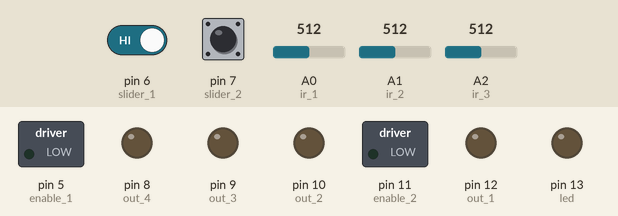
A sketch run on a simulated Arduino Uno, built with avr-gcc and run on an emulated ATmega328P. Shown: switched loads named in the sketch (green lamp = pin HIGH), output pins drawn as LEDs (lit = HIGH). The inputs (shaded band) are chosen by the test bench; at power-on: pin 7 (slider_2) HIGH, A0 (ir_1) = 512, A2 (ir_3) = 512, pin 6 (slider_1) HIGH, A1 (ir_2) = 512.

Above: at 0.8 s.
0.9 s: pin 7 (slider_2) pulsed LOW 2 times (0.12 s each, 0.3 s apart)
At 2.6 s:
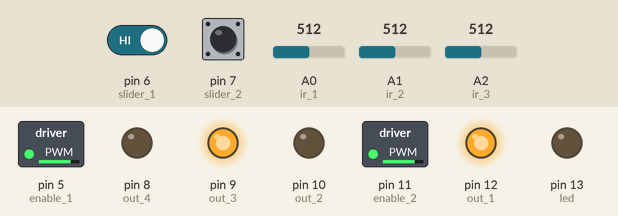
3.0 s: A0 (ir_1) set to 900
At 3.3 s:
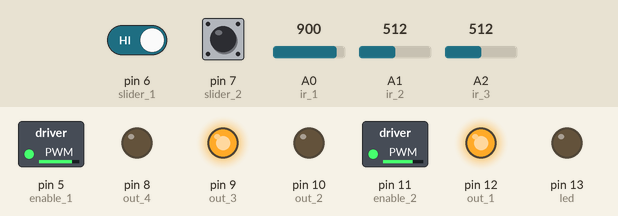
4.5 s: A0 (ir_1) set to 306
At 5.6 s:
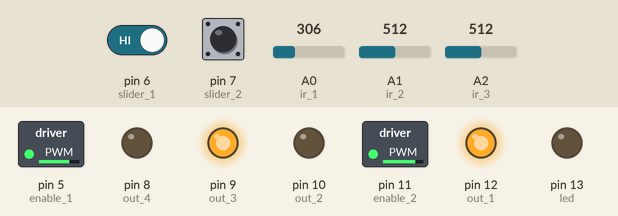
6.0 s: A2 (ir_3) set to 490
At 6.7 s:
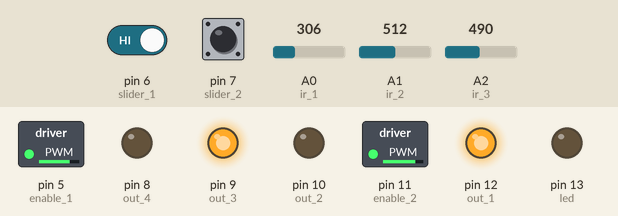
7.5 s: pin 7 (slider_2) driven LOW
At 7.8 s:
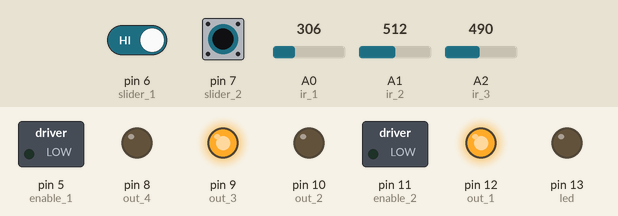
9.0 s: pin 7 (slider_2) driven HIGH
At 10.2 s:
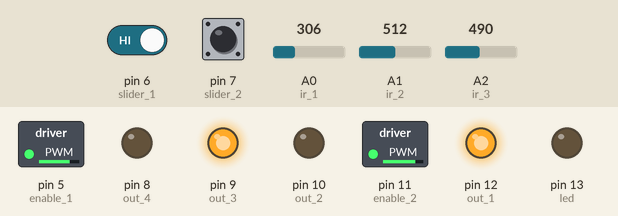
Timing chart, 0 to 11.5 s (numbered marks = the images above; inputs shaded):
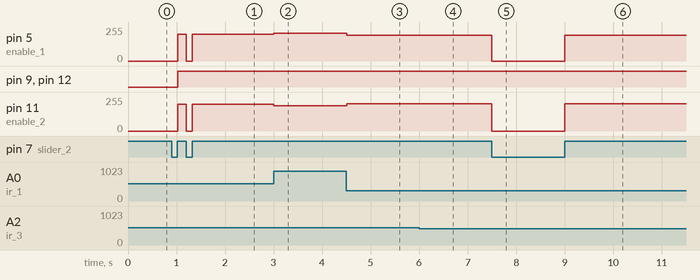

Measured:
- after the input at 0.9 s, pin 5 (enable_1), pin 11 (enable_2): 0/255 → 200/255 after 0.12 s, → 0/255 0.18 s later, → 200/255 0.12 s later; pin 9 (out_3), pin 12 (out_1): LOW → HIGH after 0.12 s
- after the input at 3.0 s, pin 5 (enable_1): 200/255 → 210/255 at once; pin 11 (enable_2): 200/255 → 189/255 at once
- after the input at 4.5 s, pin 5 (enable_1): 210/255 → 193/255 at once; pin 11 (enable_2): 189/255 → 206/255 at once
- after the input at 6.0 s, pin 5 (enable_1): 193/255 → 194/255 at once; pin 11 (enable_2): 206/255 → 205/255 at once
- after the input at 7.5 s, pin 5 (enable_1): 194/255 → 0/255 at once; pin 11 (enable_2): 205/255 → 0/255 at once
- after the input at 9.0 s, pin 5 (enable_1): 0/255 → 194/255 at once; pin 11 (enable_2): 0/255 → 205/255 at once

The sketch:

line_following_robot.ino
```cpp
//defining motor pins
int enable_1= 5;
int enable_2= 11;
int out_1= 12;
int out_2= 10;
int out_3= 9;
int out_4= 8;

//values of ir to store after calibration
long minir_1=0;
long minir_2=0;
long minir_3=0;
long maxir_1=0;
long maxir_2=0;
long maxir_3=0;

//defining ir pins
#define ir_1 A0
#define ir_2 A1
#define ir_3 A2

//defining slider pin
int slider_1=6;
int slider_2=7;

//defining led pin
int led=13;

//definign PID variables
float Kp=1.2;
float Ki=0;
float Kd=0.1;
float integral=0;
//defining other variables
float lastError=0;
//variable to store the delay in time
int calibration_wait=300;
int finish_calibration=100;

// more motor variables
int baseSpeed=200;
float calibration(int ir)
{
  float sum=0;
  for(int i=0;i<500;i++){
    sum+=analogRead(ir);
    delayMicroseconds(100);
  }
  sum/=500;
  return sum;
}
void stop_motor(){
  analogWrite(enable_1,0);
  analogWrite(enable_2,0);
}
void blink(int time){
  for (int i=0;i<17;i++){
  digitalWrite(led,LOW);
  delay(time);
  digitalWrite(led,HIGH);
  delay(time);}
}
void setup() {
  // 1. Configure Pins
  pinMode(enable_1, OUTPUT);
  pinMode(enable_2, OUTPUT);
  pinMode(out_1, OUTPUT);
  pinMode(out_2, OUTPUT);
  pinMode(out_3, OUTPUT);
  pinMode(out_4, OUTPUT);

  pinMode(ir_1, INPUT);
  pinMode(ir_2, INPUT);
  pinMode(ir_3, INPUT);

  pinMode(slider_1, INPUT_PULLUP); // Pin 6 (Calibrate Side)
  pinMode(slider_2, INPUT_PULLUP); // Pin 7 (Run Side)
  pinMode(led, OUTPUT);

  stop_motor();
  Serial.begin(9600);

  // 2. Initialize Variables
  // We start Min at 1023 and Max at 0 so they update immediately upon reading
  minir_1 = 1023; maxir_1 = 0;
  minir_2 = 1023; maxir_2 = 0;
  minir_3 = 1023; maxir_3 = 0;

  // 3. CHECK FOR CALIBRATION MODE
  // If the switch is on the "Calibrate" side (Pin 6 connected to GND/LOW)
  if (digitalRead(slider_1) == LOW) {

    Serial.println("--- CALIBRATION MODE ---");
    Serial.println("Slide the robot back and forth over the line!");

    // LOOP: Keep calibrating AS LONG AS the switch is on Pin 6
    while (digitalRead(slider_1) == LOW) {

      // A. Blink LED fast to show "I am Recording!"
      digitalWrite(led, !digitalRead(led)); // Toggles LED on/off

      // B. Update Sensors (Find Extremes)
      calibrateSensors();

      delay(50); // Fast blink speed
    }

    // Switch was flipped to Run! Calibration is done.
    digitalWrite(led, LOW);
    Serial.println("Calibration Saved.");

    // Optional: Print values to prove it worked
    Serial.print("L: "); Serial.print(minir_1); Serial.print("-"); Serial.println(maxir_1);
    Serial.print("M: "); Serial.print(minir_2); Serial.print("-"); Serial.println(maxir_2);
    Serial.print("R: "); Serial.print(minir_3); Serial.print("-"); Serial.println(maxir_3);
  }

  // 4. WAIT FOR RUN
  // If the switch is floating (neither side), wait until it hits Run (Pin 7 LOW)
  while (digitalRead(slider_2) == HIGH) {
     stop_motor();
  }

  // Now entering loop()...
}

// --- NEW CALIBRATION FUNCTION ---
void calibrateSensors() {
  // Read current values
  int val1 = analogRead(ir_1);
  int val2 = analogRead(ir_2);
  int val3 = analogRead(ir_3);

  // Update Sensor 1 (Left)
  if (val1 < minir_1) minir_1 = val1; // Found a new lowest White
  if (val1 > maxir_1) maxir_1 = val1; // Found a new highest Black

  // Update Sensor 2 (Mid)
  if (val2 < minir_2) minir_2 = val2;
  if (val2 > maxir_2) maxir_2 = val2;

  // Update Sensor 3 (Right)
  if (val3 < minir_3) minir_3 = val3;
  if (val3 > maxir_3) maxir_3 = val3;
}
float irRead(){
  // read values of each ir sensor
  float read_1=analogRead(ir_1);
  float read_2=analogRead(ir_2);
  float read_3=analogRead(ir_3);
  read_1=constrain(map(read_1,minir_1,maxir_1,199,255),199,255);
  read_2=constrain(map(read_2,minir_2,maxir_2,199,255),199,255);
  read_3=constrain(map(read_3,minir_3,maxir_3,199,255),199,255);

  //map given values to a max and min and constrain to clear any noise issues.

  float mapir_1=constrain(map(read_1,minir_1,maxir_1,0,1000),0,1000);
  float mapir_2=constrain(map(read_2,minir_2,maxir_2,0,1000),0,1000);
  float mapir_3=constrain(map(read_3,minir_3,maxir_3,0,1000),0,1000);

  //doing weighted mean calcualtions
  float denominator = mapir_1+mapir_2+mapir_3;
  float currentError=0;
  //check if denominator > 0, this occues when robot fell off the line and needs to recorrect.
  if (denominator > 100) {
    // Only do the heavy math if we actually see a line
    currentError = (mapir_1 * -1000 + mapir_2 * 0 + mapir_3 * 1000) / denominator;
} else {
    // We are off the line! Use the memory (lastError)
    currentError = lastError;
}
  return currentError;
}

float pid(){
  float error=irRead();
  float derivative = error-lastError;
  integral+=error;
  integral=constrain(integral,-2000,2000);
  float turn = (Kp*error)+(Ki*integral)+(Kd*derivative);
    lastError=error;
  return turn;
}

void motorMixing(){
  //code for motor mixing
  float turnError = pid();
  float turn = 0;
  float leftSpeed = baseSpeed + turnError + turn;
  float rightSpeed = baseSpeed - turnError - turn;
  leftSpeed = constrain(leftSpeed, 0, 255);
  rightSpeed = constrain(rightSpeed, 0, 255);
  driveMotor(leftSpeed,rightSpeed);
}

void driveMotor(float left, float right) {
  // --- LEFT MOTOR ---
  analogWrite(enable_1, right);
  digitalWrite(out_1, HIGH);   // Setting these to HIGH/LOW
  digitalWrite(out_2, LOW);    // makes the motor go FORWARD

  // --- RIGHT MOTOR ---
  analogWrite(enable_2, left);
  digitalWrite(out_3, HIGH);   // Setting these to HIGH/LOW
  digitalWrite(out_4, LOW);    // makes the motor go FORWARD
}
float turn_angle(){
  if(analogRead(ir_1)==maxir_1 && analogRead(ir_2)==maxir_2)
  {
    return 10;
  }else if(analogRead(ir_1)==maxir_1 && analogRead(ir_3)==maxir_3)
  {return -10;}
  else{return 0;}
}
void loop() {
  // to run only and only if slider 2 is high
  if(digitalRead(slider_2)==HIGH)
  {
    motorMixing();
  }
  else{
    //indicator to reset bot
    stop_motor();
    digitalWrite(led,LOW);
  }
}
```
